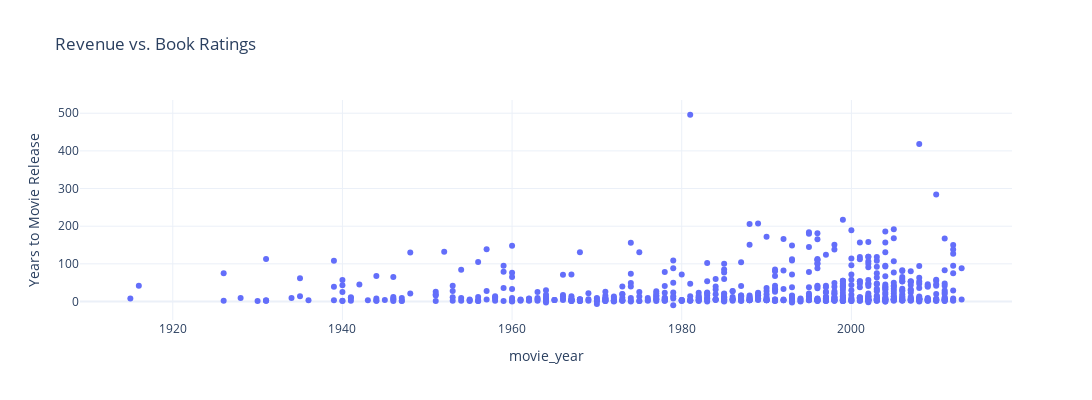

Notebook cell for this chart:
### Markdown cell above
### How much time goes by between a Book and Movie Release?

### Code cell
year_book_movie = data.dropna(subset=['BookYear', 'movie_year'])
year_book_movie = year_book_movie[year_book_movie['BookYear']!=0]
year_book_movie['years_to_movie'] = year_book_movie['movie_year'] - year_book_movie['BookYear']


labels={'BookYear': 'Book Release Year', 'years_to_movie': 'Years to Movie Release'}
hover_data={'BookTitle': True, 'BookYear': True, 'movie_year': True, 'years_to_movie': True}
gu.px_scatter_plot(year_book_movie,'movie_year','years_to_movie','movie_name', 'Revenue vs. Book Ratings', labels, height=400, width=1200, update_traces=True, hover_data=hover_data)

### Figure 1 — Plotly figure (JSON) as saved in the notebook; plotly's stock layout.template omitted (floating-point values rounded to 4 significant figures; data arrays with more than 128 entries replaced by an {"elided": "..."} marker saying what was removed)
{"data": [{"customdata": {"elided": "655x2 mixed values"}, "hovertemplate": "<b>Book Title:</b> %{customdata[0]}<br><b>Book Release Year:</b> %{customdata[1]}<br><b>Movie Release Year:</b> %{x}<br><b>Years to Movie Release:</b> %{y}<br>", "hovertext": {"elided": "655 str values"}, "legendgroup": "", "marker": {"color": "#636efa", "symbol": "circle"}, "mode": "markers", "name": "", "orientation": "v", "showlegend": false, "type": "scatter", "x": {"elided": "655 int values"}, "xaxis": "x", "y": {"elided": "655 int values"}, "yaxis": "y"}], "layout": {"height": 400, "legend": {"tracegroupgap": 0}, "title": {"text": "Revenue vs. Book Ratings"}, "width": 1200, "xaxis": {"anchor": "y", "domain": [0, 1], "title": {"text": "movie_year"}, "type": "linear"}, "yaxis": {"anchor": "x", "domain": [0, 1], "title": {"text": "Years to Movie Release"}, "type": "linear"}}}
